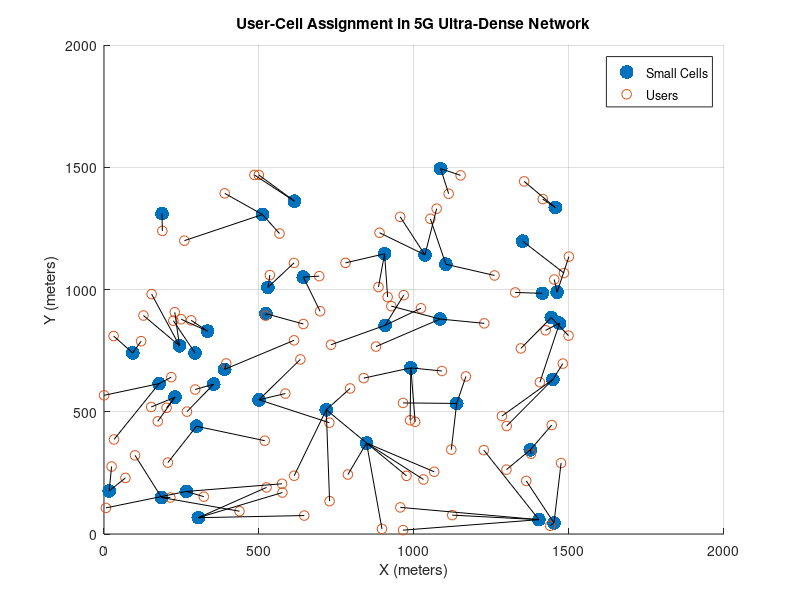

Write MATLAB code to recreate this figure. (Note: this script raises an error after producing the figure.)
clear all;
close all;
clc;

% Parameters
num_users = 100;           % Number of users
num_cells = 40             % Number of small cells
area_size = 1500;         % Area size in meters (square area: 1000m x 1000m)
max_power = 1;            % Maximum transmit power per cell (Watts)
noise_power = 1e-9;       % Noise power (Watts)
bandwidth = 20e6;         % Bandwidth (20 MHz)
path_loss_exp = 3.5;      % Path loss exponent

% Randomly place users and small cells in the area
user_pos = area_size * rand(num_users, 2);    % User positions [x, y]
cell_pos = area_size * rand(num_cells, 2);    % Cell positions [x, y]

% Calculate distances between users and cells
distances = zeros(num_users, num_cells);
for u = 1:num_users
    for c = 1:num_cells
        distances(u, c) = norm(user_pos(u, :) - cell_pos(c, :));
    end
end

% Path loss model (in dB)
path_loss = 10 * path_loss_exp * log10(distances) + 20 * log10(3e8 / (4 * pi * 2.4e9));

% Received signal power (linear scale)
tx_power = max_power * ones(num_users, num_cells); % Assume full power initially
rx_power = tx_power ./ (10 .^ (path_loss / 10));

% Signal-to-Interference-plus-Noise Ratio (SINR)
sinr = zeros(num_users, num_cells);
for u = 1:num_users
    for c = 1:num_cells
        interference = sum(rx_power(u, :)) - rx_power(u, c); % Total interference
        sinr(u, c) = rx_power(u, c) / (interference + noise_power); % SINR calculation
    end
end

% Capacity (Shannon's formula)
capacity = bandwidth * log2(1 + sinr); % Capacity in bits per second

% Fairness-Based Cell Selection Mechanism
user_assignment = zeros(num_users, 1); % Store cell assignment for each user
cell_load = zeros(num_cells, 1);       % Number of users per cell

for u = 1:num_users
    % Select cell with maximum capacity, adjusted by fairness (load balancing)
    [~, sorted_cells] = sort(capacity(u, :), 'descend');
    selected_cell = -1;
    min_load = inf;
    
    % Check top 3 cells and pick the least loaded one for fairness
    for c_idx = 1:min(3, num_cells)
        cell = sorted_cells(c_idx);
        if cell_load(cell) < min_load
            min_load = cell_load(cell);
            selected_cell = cell;
        end
    end
    
    user_assignment(u) = selected_cell;
    cell_load(selected_cell) = cell_load(selected_cell) + 1;
end

% Energy Efficiency Calculation (bits per Joule)
total_power = sum(cell_load > 0) * max_power; % Total power consumed by active cells
total_capacity = sum(capacity(sub2ind(size(capacity), (1:num_users)', user_assignment)));
energy_efficiency = total_capacity / total_power;

% Fairness Index (Jain's Fairness Index)
user_rates = capacity(sub2ind(size(capacity), (1:num_users)', user_assignment));
fairness_index = (sum(user_rates)^2) / (num_users * sum(user_rates.^2));

% Results
fprintf('Total Energy Efficiency: %.2f bits/Joule\n', energy_efficiency);
fprintf('Jain''s Fairness Index: %.4f\n', fairness_index);

% User Throughput Calculation
user_throughput = user_rates; % Throughput for each user (in bits per second)

% Visualization
% Plot 1: User-Cell Assignment
figure;
scatter(cell_pos(:, 1), cell_pos(:, 2), 100, 'bs', 'filled'); % Small cells
hold on;
scatter(user_pos(:, 1), user_pos(:, 2), 50, 'ro'); % Users
for u = 1:num_users
    c = user_assignment(u);
    plot([user_pos(u, 1) cell_pos(c, 1)], [user_pos(u, 2) cell_pos(c, 2)], 'k-');
end
title('User-Cell Assignment in 5G Ultra-Dense Network');
xlabel('X (meters)');
ylabel('Y (meters)');
legend('Small Cells', 'Users'); % Only add legend for Small Cells and Users
grid on;

% Plot 2: SINR Distribution (Histogram)
figure;
histogram(sinr(:), 'Normalization', 'pdf'); % PDF of SINR values
title('SINR Distribution');
xlabel('SINR (dB)');
ylabel('Probability Density');
grid on;

% Plot 3: Capacity Distribution (Histogram)
figure;
histogram(capacity(:) / 1e6, 'Normalization', 'pdf'); % PDF of Capacity values in Mbps
title('Capacity Distribution');
xlabel('Capacity (Mbps)');
ylabel('Probability Density');
grid on;

% Plot 4: CDF of SINR (Manual Calculation)
figure;
[sorted_sinr, sinr_cdf] = calculate_cdf(sinr(:)); % Calculate CDF of SINR
plot(sorted_sinr, sinr_cdf, 'b-', 'LineWidth', 2); % Plot CDF
title('CDF of SINR');
xlabel('SINR (dB)');
ylabel('Cumulative Probability');
grid on;

% Plot 5: CDF of Capacity (Manual Calculation)
figure;
[sorted_capacity, capacity_cdf] = calculate_cdf(capacity(:) / 1e6); % Calculate CDF of Capacity
plot(sorted_capacity, capacity_cdf, 'r-', 'LineWidth', 2); % Plot CDF
title('CDF of Capacity');
xlabel('Capacity (Mbps)');
ylabel('Cumulative Probability');
grid on;

% Plot 6: User Throughput Distribution (Histogram)
figure;
histogram(user_throughput / 1e6, 'Normalization', 'pdf'); % Throughput in Mbps
title('User Throughput Distribution');
xlabel('Throughput (Mbps)');
ylabel('Probability Density');
grid on;

% Plot 7: CDF of User Throughput (Manual Calculation)
figure;
[sorted_throughput, throughput_cdf] = calculate_cdf(user_throughput / 1e6); % Calculate CDF of Throughput
plot(sorted_throughput, throughput_cdf, 'g-', 'LineWidth', 2); % Plot CDF
title('CDF of User Throughput');
xlabel('Throughput (Mbps)');
ylabel('Cumulative Probability');
grid on;

% Function to calculate CDF
function [sorted_data, cdf] = calculate_cdf(data)
    sorted_data = sort(data); % Sort the data
    cdf = (1:length(sorted_data)) / length(sorted_data); % Calculate CDF
end